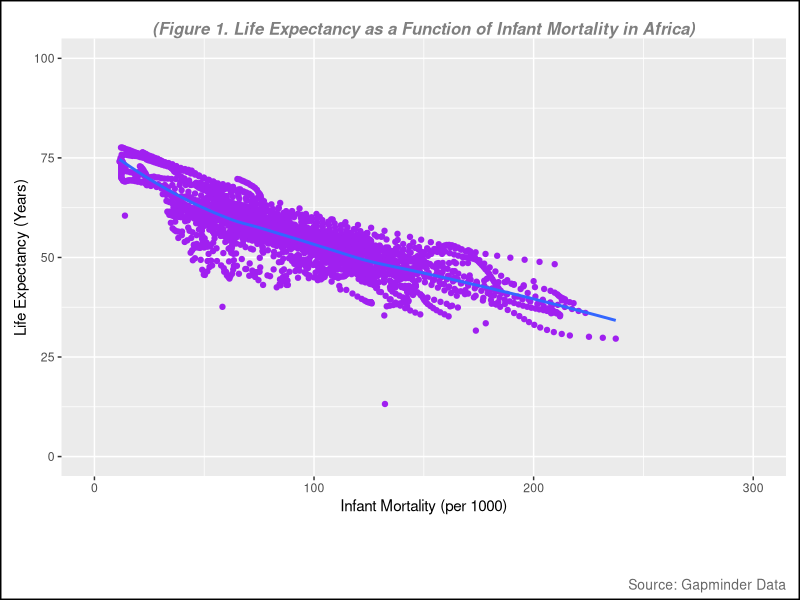
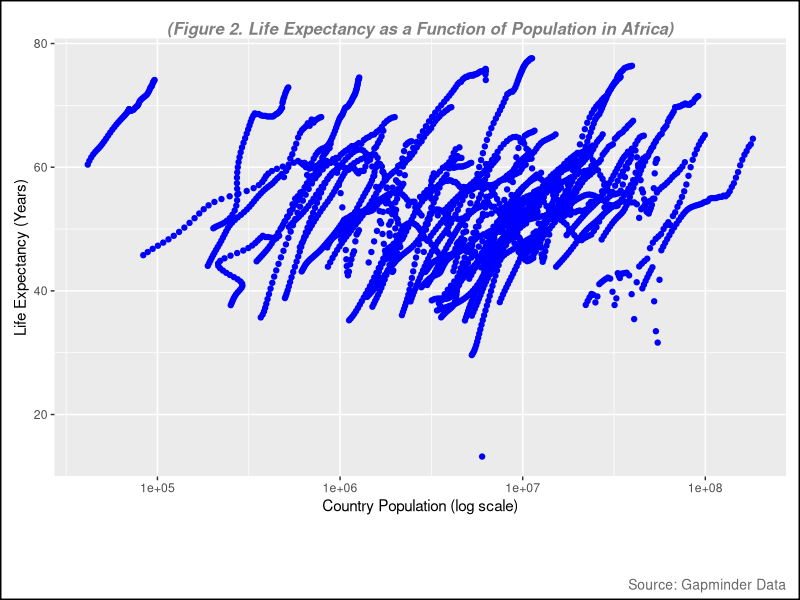
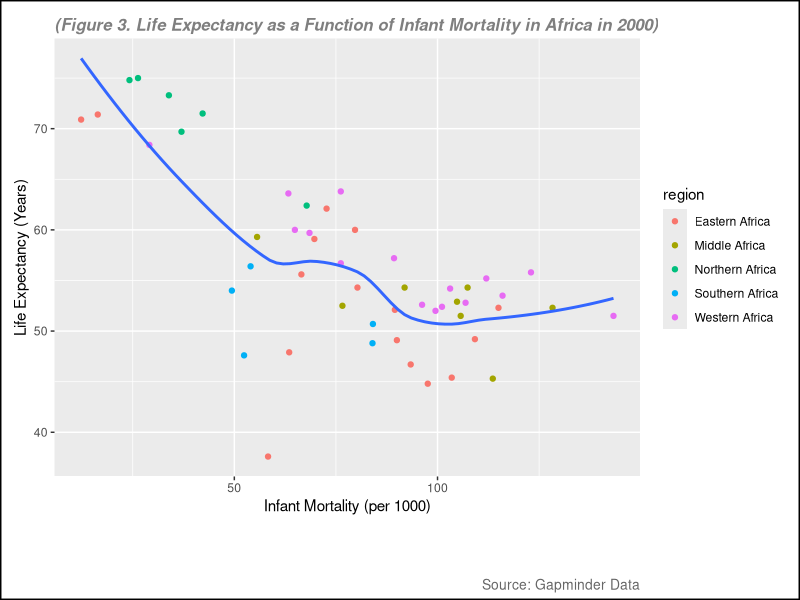
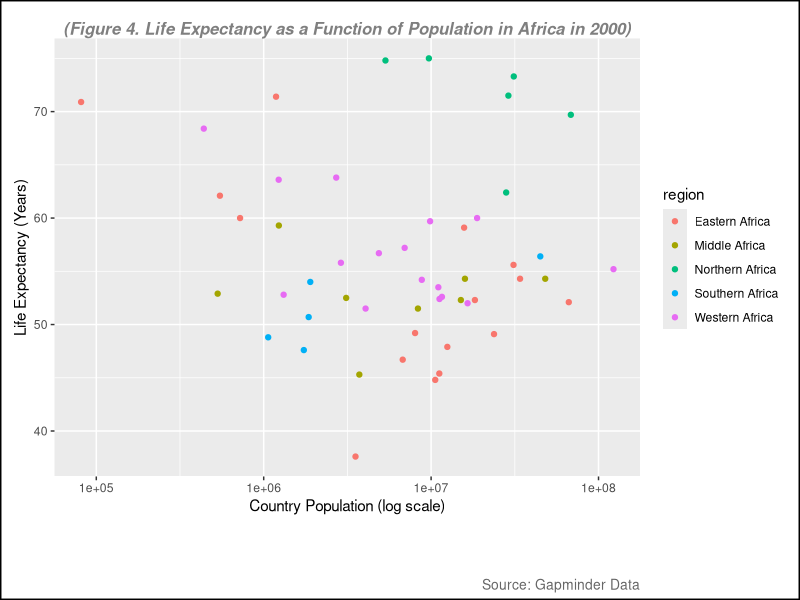
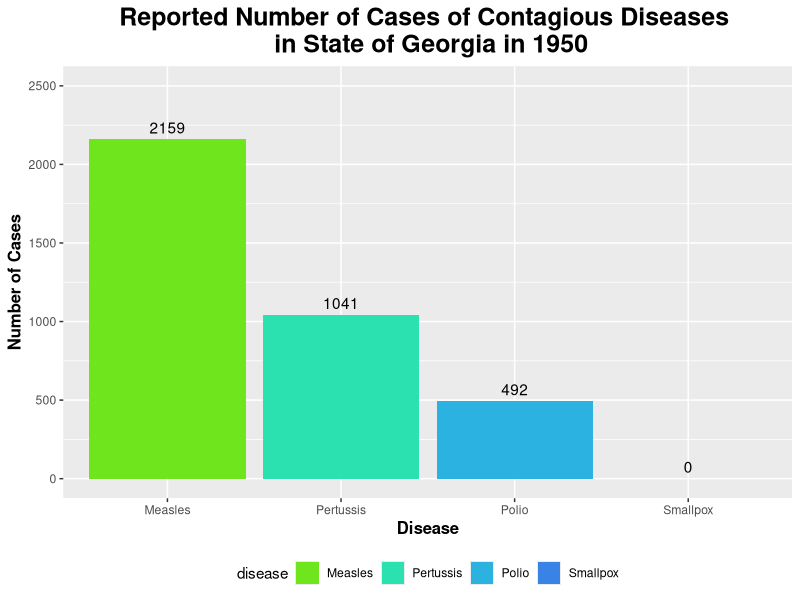
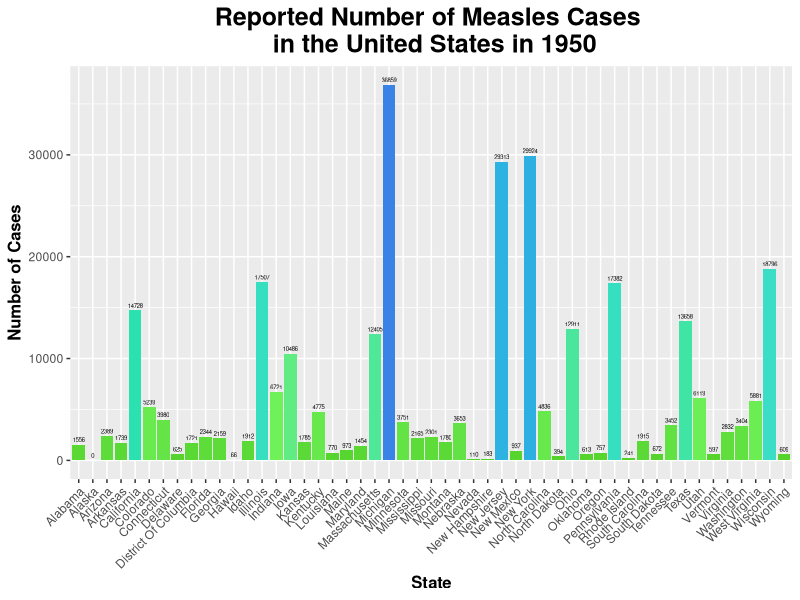
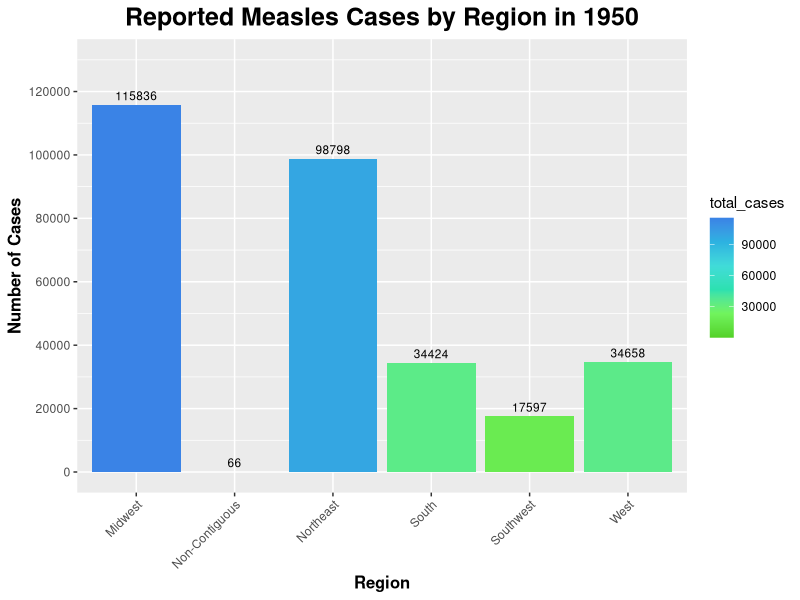
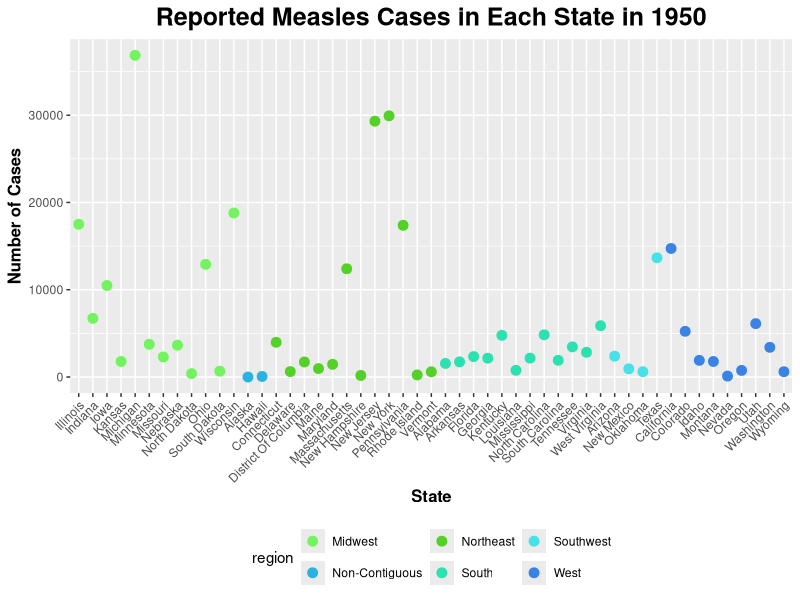

Recreate these plots in R, in order.
## ---- chunk 1
install.packages("dslabs") #if we have not install this packages, we need to indtall it. This packege is for the data set 

install.packages("tidyverse")
library(tidyverse)
install.packages("ggplot2")
library(ggplot2)
library(here)
install.packages("patchwork")  # This package is to redefine "/" operator for plot arrangement
library(patchwork)
## ---- chunk 2
library(dslabs)

help("gapminder") # this is to look at the description about the data
## ---- chunk 3
str(gapminder)
## ---- chunk 4
summary(gapminder)
## ---- chunk 5
class(gapminder)
## ---- chunk 6
africadata <- filter(gapminder, continent== "Africa") # filter() function is used to filter specific observation only. 
## ---- chunk 7
str(africadata)
## ---- chunk 8
summary(africadata)
## ---- chunk 9
infant <- select(africadata, infant_mortality, life_expectancy)
str(infant)

summary(infant)
## ---- chunk 10
pop <- select(africadata, population, life_expectancy)
str(pop)
summary(pop)
## ---- chunk 11
plot1 <- ggplot(data = infant, aes(x = infant_mortality, y = life_expectancy)) +
  geom_point(col = "purple") + # to create plot points and set color to purple  
  geom_smooth(method = "loess", se = FALSE) + # to create line without confidence interval
  xlim(c(0, 300)) + # to set x-axis range
  ylim(c(0, 100)) + # to set y-axis range
  labs(
    subtitle = "(Figure 1. Life Expectancy as a Function of Infant Mortality in Africa)", 
    y = "Life Expectancy (Years)",
    x = "Infant Mortality (per 1000)",
    caption = "Source: Gapminder Data"
  ) + # to create the name of each axis
  theme(
    plot.background = element_rect(color = "black", size = 1), # Border around the entire plot (including title)
    plot.subtitle = element_text(hjust = 0.5, vjust = -1, size = 12, color = "gray50", face = "bold.italic"), # to adjust the subtitle position, color and size (note, set vjust=185 for printed pictures, for website, set at 100 )
    plot.caption = element_text(hjust = 1, vjust = -13, size = 10, color = "gray40"), # to adjust the subtitle position, color and size, hjust=horizontal and vjust= vertical 
    plot.margin = margin(10, 10, 45, 10) # (top, right, bottom, left) Increase the bottom margin to create space for the subtitle below the x-axis
  )

# Print the plot
print(plot1)


figure_file = here("images","infant mortality vs life expectancy.png") # to set up location for the pictures created 
ggsave(filename = figure_file, plot=plot1) # save the pictures created 
## ---- chunk 12
plot2 <- ggplot(data = pop, aes(x= population, y= life_expectancy))+
  geom_point(color= "blue")+
  scale_x_log10() + # this is to set the x-axis in log scale 
  labs(
    subtitle = "(Figure 2. Life Expectancy as a Function of Population in Africa)", 
    y = "Life Expectancy (Years)",
    x = "Country Population (log scale)",
    caption = "Source: Gapminder Data"
  ) + # to create the name of each axis
  theme(
    plot.background = element_rect(color = "black", size = 1), # Border around the entire plot (including title)
    plot.subtitle = element_text(hjust = 0.5, vjust = -1, size = 12, color = "gray50", face = "bold.italic"), # to adjust the subtitle position, color and size (note, set vjust=185 for printed pictures, for website, set at 100 )
    plot.caption = element_text(hjust = 1, vjust = -13, size = 10, color = "gray40"), # to adjust the subtitle position, color and size, hjust=horizontal and vjust= vertical 
    plot.margin = margin(10, 10, 45, 10) # (top, right, bottom, left) Increase the bottom margin to create space for the subtitle below the x-axis
  )
print(plot2)


figure_file = here("images","log_population vs life expectancy.png") # to set up location for the pictures created 
ggsave(filename = figure_file, plot=plot2) # save the pictures created 
## ---- chunk 13
missing_years <- africadata %>%
  filter(is.na(infant_mortality)) %>% # Filter rows where infant_mortality is NA
  select(year) %>%                    # Select the 'year' column
  distinct()                          # Get unique years

# Display missing years
print(missing_years)
## ---- chunk 14
data_2000 <- africadata %>%
  filter(year==2000)

## ---- chunk 15
str(data_2000)
summary(data_2000)
## ---- chunk 16
plot3 <- ggplot(data = data_2000, aes(x = infant_mortality, y = life_expectancy)) +
  geom_point(aes(color = region)) + # Map 'region' to the color aesthetic
  geom_smooth(method = "loess", se = FALSE) + # Add a smoothing line
  labs(
    subtitle = "(Figure 3. Life Expectancy as a Function of Infant Mortality in Africa in 2000)", 
    y = "Life Expectancy (Years)",
    x = "Infant Mortality (per 1000)",
    caption = "Source: Gapminder Data"
  ) +
  theme(
    plot.background = element_rect(color = "black", size = 1), # Border around the entire plot
    plot.subtitle = element_text(hjust = 0, vjust= 0, size = 12, color = "gray50", face = "bold.italic"), # Adjust subtitle position
    plot.caption = element_text(hjust = 1, vjust= -13, size = 10, color = "gray40"), # Adjust caption position
    plot.margin = margin(10, 10, 45, 10) # Adjust margins (top, right, bottom, left)
  )

print(plot3)

figure_file = here("images","infant mortality vs life expectancy in 2000.png") # to set up location for the pictures created 
ggsave(filename = figure_file, plot=plot3) # save the pictures created 
## ---- chunk 17
plot4 <- ggplot(data = data_2000, aes(x= population, y= life_expectancy))+
  geom_point(aes(color = region)) +
  scale_x_log10() + # this is to set the x-axis in log scale 
  labs(
    subtitle = "(Figure 4. Life Expectancy as a Function of Population in Africa in 2000)", 
    y = "Life Expectancy (Years)",
    x = "Country Population (log scale)",
    caption = "Source: Gapminder Data"
  ) + # to create the name of each axis
  theme(
    plot.background = element_rect(color = "black", size = 1), # Border around the entire plot (including title)
    plot.subtitle = element_text(hjust = 0.5, vjust = -1, size = 12, color = "gray50", face = "bold.italic"), # to adjust the subtitle position, color and size (note, set vjust=185 for printed pictures, for website, set at 100 )
    plot.caption = element_text(hjust = 1, vjust = -13, size = 10, color = "gray40"), # to adjust the subtitle position, color and size, hjust=horizontal and vjust= vertical 
    plot.margin = margin(10, 10, 45, 10) # (top, right, bottom, left) Increase the bottom margin to create space for the subtitle below the x-axis
  )
print(plot4)


figure_file = here("images","log_population vs life expectancy in 2000.png") # to set up location for the pictures created 
ggsave(filename = figure_file, plot=plot4) # save the pictures created 
## ---- chunk 18
fit1 <- lm(life_expectancy ~ infant_mortality, data = data_2000)
summary(fit1)
## ---- chunk 19
fit2 <- lm(life_expectancy ~ population, data = data_2000)
summary(fit2)
## ---- chunk 20
library(dslabs)
library(ggplot2)
library(tidyverse)
library(dplyr)
## ---- chunk 21
help(us_contagious_diseases)
## ---- chunk 22
str(us_contagious_diseases)
## ---- chunk 23
summary(us_contagious_diseases)
## ---- chunk 24
GA_contagious_diseases <- filter(us_contagious_diseases, state == "Georgia") # I am using filter to obtain only data from GA
View(GA_contagious_diseases) # I am viewing the data frame to ensure it only contains data from GA
## ---- chunk 25
str(GA_contagious_diseases)
summary(GA_contagious_diseases)
## ---- chunk 26
GA_contagious_diseases_1950 <- filter(GA_contagious_diseases, year == 1950) # I am using filter to obtain only data from GA in 1950

# I will run str() and summar() on the GA_contagious_diseases_1950 data frame to get a better look at the data
str(GA_contagious_diseases_1950) 
summary(GA_contagious_diseases_1950)
## ---- chunk 27
GA_contagious_diseases_1950 <- rename(GA_contagious_diseases_1950, number_of_cases = count) # I am renaming the "count" variable to "number_of_cases" via the rename() function (and then assigning it back to GA_contagious_diseases_1950)

colnames(GA_contagious_diseases_1950) # I am checking to see if the previous step was done properly
## ---- chunk 28
custom_colors_1950 <- c("Measles" = "#6fe51e", "Pertussis" = "#2ce1b0", "Polio" = "#2cb2e1", "Smallpox" = "#3a83e6") # I am creating a vector of colors that I will use to fill each disease's bar on the graph below

ggplot(GA_contagious_diseases_1950, aes (x = disease, y = number_of_cases, fill = disease)) + # Using ggplot on the GA_contagious_diseases_1950 data frame and setting x and y equal to diseases and number of cases (respectively) and setting fill equal to disease
  geom_bar(stat = "identity") + # Specifying the geom as geom_bar() to create a bar graph 
  labs(title = "Reported Number of Cases of Contagious Diseases \n in State of Georgia in 1950", x = "Disease", y = "Number of Cases") + # Renaming title and axes
  scale_fill_manual(values = custom_colors_1950) + # Setting the fill colors of the bars to the custom colors I created above 
  geom_text(aes(label = number_of_cases), vjust = -0.5) + # Adding text labels to the top of each bar to show the number of cases
  theme(legend.position = "bottom", plot.title = element_text(size = 18, face = "bold", hjust = 0.5), axis.title.x = element_text(size = 12, face = "bold"), axis.title.y = element_text(size = 12, face = "bold")) + # Putting legend at the bottom; increasing size, boldness, and center of title/axes
  scale_y_continuous(limits = c(0, 2500), breaks = seq(0, 2500, by = 500)) # Setting the y-axis limits and breaks to better see the text of number of cases at the top
## ---- chunk 29
Measles_1950 <- filter(us_contagious_diseases, disease == "Measles", year == 1950) # I am using filter to obtain only Measles data from all states in 1950

# I will run str() and summary() on the Measles_1950 data frame to get a better look at the data
str(Measles_1950) 
summary(Measles_1950)
## ---- chunk 30
Measles_1950 <- rename(Measles_1950, number_of_cases = count) # I am renaming the "count" variable to "number_of_cases" via the rename() function 

colnames(Measles_1950) # Making sure this was done correctly
## ---- chunk 31
custom_colors_Measles_1950 <- c("#53d127", "#71f45d", "#2ce1b0", "#40dcd9", "#2cb2e1", "#3a83e6")

ggplot(Measles_1950, aes(x = state, y = number_of_cases, fill = number_of_cases)) + 
  geom_bar(stat = "identity") +  # Correct stat for using y data directly
  labs(title = "Reported Number of Measles Cases \n in the United States in 1950", 
       x = "State", 
       y = "Number of Cases") + # Rename title and axes
  geom_text(aes(label = number_of_cases), vjust = -0.5, size = 1.5) +  # Display labels above bars
  theme(legend.position = "none",  # Remove legend 
        plot.title = element_text(size = 18, face = "bold", hjust = 0.5), 
        axis.title.x = element_text(size = 12, face = "bold"), 
        axis.title.y = element_text(size = 12, face = "bold"), # Increase size and boldness of title and axes
        axis.text.x = element_text(angle = 45, hjust = 1)) + # Rotate state names
  scale_fill_gradientn(colors = custom_colors_Measles_1950) # Set custom color scheme made
## ---- chunk 32
Measles_1950$region <- ifelse(Measles_1950$state %in% c("Maine", "New Hampshire", "Vermont", "Massachusetts", "Rhode Island", "Connecticut", "New York", "New Jersey", "Pennsylvania", "Delaware", "Maryland", "District Of Columbia"), "Northeast", # contains states from the Northeast
                        ifelse(Measles_1950$state %in% c("Ohio", "Michigan", "Indiana", "Illinois", "Wisconsin", "Minnesota", "Iowa", "Missouri", "North Dakota", "South Dakota", "Nebraska", "Kansas"),  "Midwest", # contains states from the Midwest
                        ifelse(Measles_1950$state %in% c("Virginia", "West Virginia", "North Carolina", "South Carolina", "Georgia", "Florida", "Kentucky", "Tennessee", "Alabama", "Mississippi", "Arkansas", "Louisiana"), "South", # contains states from the South
                        ifelse(Measles_1950$state %in% c("Texas", "Oklahoma", "New Mexico", "Arizona"), "Southwest", # contains states from the Southwest
                        ifelse(Measles_1950$state %in% c("Alaska", "Hawaii"), "Non-Contiguous", # contains states not connected to the main US
                        "West"))))) # any other state will be categorized as the West

head(Measles_1950) # I am checking to ensure this was done properly
## ---- chunk 33
region_Measles_cases_1950 <- Measles_1950 %>% # Creating new data frame that groups data by region and then includes the total number of cases in each region
  group_by(region) %>%
  summarize(total_cases = sum(number_of_cases))
## ---- chunk 34
ggplot(region_Measles_cases_1950, aes(x = region, y = total_cases, fill = total_cases)) +  # Using ggplot on the region_Measles_cases_1950 data frame and setting x and y equal to region and total_cases (respectively) and setting fill equal to region
  geom_bar(stat = "identity") +  # Use 'identity' since we are providing y values directly
  labs(title = "Reported Measles Cases by Region in 1950", 
       x = "Region", 
       y = "Number of Cases") + # Rename title and axes
  geom_text(aes(label = total_cases), vjust = -0.5, size = 3) +  # Add labels above bars
  theme(legend.position = "right", plot.title = element_text(size = 18, face = "bold", hjust = 0.5),
        axis.title.x = element_text(size = 12, face = "bold"), 
        axis.title.y = element_text(size = 12, face = "bold"), # Increase size and boldness of title and axes
        axis.text.x = element_text(angle = 45, hjust = 1)) + # Rotate state names
  scale_y_continuous(limits = c(0, 130000), breaks = seq(0, 130000, by = 20000)) + # Setting the y-axis limits and breaks to better see the text of number of cases at the top
  scale_fill_gradientn(colors = custom_colors_Measles_1950) # Set custom color scheme made

## ---- chunk 35
Measles_1950$state <- factor(Measles_1950$state, 
                             levels = unique(Measles_1950$state[order(Measles_1950$region)]))
# I am reordering the states based on the region they are in (instead of alphabetical order) via levels(), unique(), and order()

ggplot(Measles_1950, aes(x = state, y = number_of_cases, color = region)) + 
  geom_point(size = 3) +  # Specify geom as geom_point to make a scatterplot
  labs(title = "Reported Measles Cases in Each State in 1950", 
       x = "State", 
       y = "Number of Cases") +  # Rename title and axes
  theme(axis.text.x = element_text(angle = 45, hjust = 1),  # Rotate state names 
        legend.position = "bottom",  # Position legend at the bottom
        plot.title = element_text(size = 18, face = "bold", hjust = 0.5), 
        axis.title.x = element_text(size = 12, face = "bold"), 
        axis.title.y = element_text(size = 12, face = "bold")) +  # Increase size and boldness of title and axes
  scale_color_manual(values = c("Northeast" = "#53d127", "Midwest" = "#71f45d", "South" = "#2ce1b0", 
                               "Southwest" = "#47e2e7", "Non-Contiguous" = "#2cb2e1", "West" = "#3a83e6"))  # Assign specific colors to each region
## ---- chunk 36
fit_1950 <- lm(number_of_cases ~ region, data = Measles_1950) # Running a linear fit via lm()
summary(fit_1950) # Viewing results of linear model via summary()
## ---- chunk 37
anova_result <- aov(number_of_cases ~ region, data = Measles_1950) # Running ANOVA test with aov() function
summary(anova_result) # Viewing a summary of results
## ---- chunk 38
anova_df <- as.data.frame(summary(anova_result)[[1]]) # Putting the summary of the ANOVA test into a data frame 
print(anova_df) # Printing the new data frame
